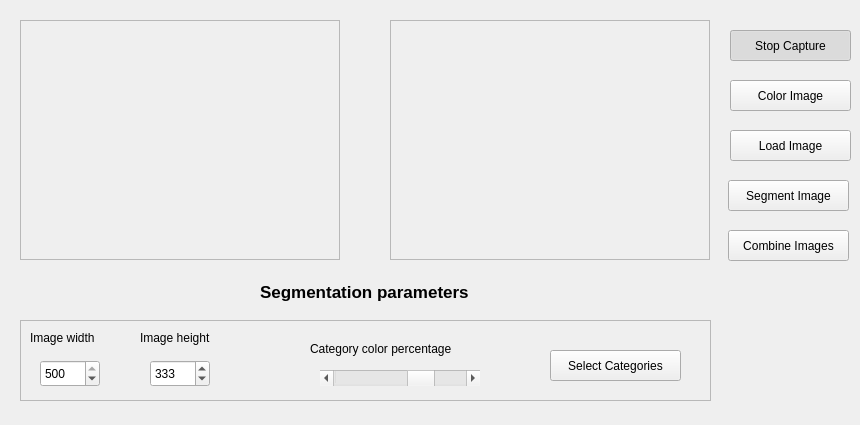
<?xml version="1.0" encoding="UTF-8"?>
<ui version="4.0">
 <class>MainWindow</class>
 <widget class="QWidget" name="MainWindow">
  <property name="geometry">
   <rect>
    <x>0</x>
    <y>0</y>
    <width>860</width>
    <height>425</height>
   </rect>
  </property>
  <property name="windowTitle">
   <string>Proyecto de Visión Artificial</string>
  </property>
  <widget class="QFrame" name="imageFrameS">
   <property name="geometry">
    <rect>
     <x>20</x>
     <y>20</y>
     <width>320</width>
     <height>240</height>
    </rect>
   </property>
   <property name="frameShape">
    <enum>QFrame::StyledPanel</enum>
   </property>
   <property name="frameShadow">
    <enum>QFrame::Raised</enum>
   </property>
  </widget>
  <widget class="QFrame" name="imageFrameD">
   <property name="geometry">
    <rect>
     <x>390</x>
     <y>20</y>
     <width>320</width>
     <height>240</height>
    </rect>
   </property>
   <property name="frameShape">
    <enum>QFrame::StyledPanel</enum>
   </property>
   <property name="frameShadow">
    <enum>QFrame::Raised</enum>
   </property>
  </widget>
  <widget class="QPushButton" name="captureButton">
   <property name="geometry">
    <rect>
     <x>730</x>
     <y>30</y>
     <width>121</width>
     <height>31</height>
    </rect>
   </property>
   <property name="text">
    <string>Stop Capture</string>
   </property>
   <property name="checkable">
    <bool>true</bool>
   </property>
   <property name="checked">
    <bool>true</bool>
   </property>
  </widget>
  <widget class="QPushButton" name="colorButton">
   <property name="geometry">
    <rect>
     <x>730</x>
     <y>80</y>
     <width>121</width>
     <height>31</height>
    </rect>
   </property>
   <property name="text">
    <string>Color Image</string>
   </property>
   <property name="checkable">
    <bool>true</bool>
   </property>
   <property name="checked">
    <bool>false</bool>
   </property>
  </widget>
  <widget class="QPushButton" name="loadButton">
   <property name="geometry">
    <rect>
     <x>730</x>
     <y>130</y>
     <width>121</width>
     <height>31</height>
    </rect>
   </property>
   <property name="text">
    <string>Load Image</string>
   </property>
   <property name="checkable">
    <bool>false</bool>
   </property>
   <property name="checked">
    <bool>false</bool>
   </property>
  </widget>
  <widget class="QFrame" name="processingFrame">
   <property name="geometry">
    <rect>
     <x>20</x>
     <y>320</y>
     <width>691</width>
     <height>81</height>
    </rect>
   </property>
   <property name="frameShape">
    <enum>QFrame::StyledPanel</enum>
   </property>
   <property name="frameShadow">
    <enum>QFrame::Raised</enum>
   </property>
   <widget class="QLabel" name="gaussianLabel">
    <property name="geometry">
     <rect>
      <x>10</x>
      <y>10</y>
      <width>91</width>
      <height>17</height>
     </rect>
    </property>
    <property name="text">
     <string>&lt;html&gt;&lt;head/&gt;&lt;body&gt;&lt;p&gt;Image width&lt;/p&gt;&lt;/body&gt;&lt;/html&gt;</string>
    </property>
   </widget>
   <widget class="QSpinBox" name="ImageHeightBox">
    <property name="geometry">
     <rect>
      <x>130</x>
      <y>40</y>
      <width>60</width>
      <height>27</height>
     </rect>
    </property>
    <property name="maximum">
     <number>500</number>
    </property>
    <property name="value">
     <number>333</number>
    </property>
   </widget>
   <widget class="QLabel" name="gaussianLabel_2">
    <property name="geometry">
     <rect>
      <x>120</x>
      <y>10</y>
      <width>91</width>
      <height>17</height>
     </rect>
    </property>
    <property name="text">
     <string>&lt;html&gt;&lt;head/&gt;&lt;body&gt;&lt;p&gt;Image height&lt;/p&gt;&lt;/body&gt;&lt;/html&gt;</string>
    </property>
   </widget>
   <widget class="QSpinBox" name="imageWidthBox">
    <property name="geometry">
     <rect>
      <x>20</x>
      <y>40</y>
      <width>60</width>
      <height>27</height>
     </rect>
    </property>
    <property name="minimum">
     <number>0</number>
    </property>
    <property name="maximum">
     <number>500</number>
    </property>
    <property name="singleStep">
     <number>2</number>
    </property>
    <property name="value">
     <number>500</number>
    </property>
   </widget>
   <widget class="QPushButton" name="pushButton_3">
    <property name="geometry">
     <rect>
      <x>530</x>
      <y>30</y>
      <width>131</width>
      <height>31</height>
     </rect>
    </property>
    <property name="text">
     <string>Select Categories</string>
    </property>
   </widget>
   <widget class="QScrollBar" name="horizontalScrollBar">
    <property name="geometry">
     <rect>
      <x>300</x>
      <y>50</y>
      <width>160</width>
      <height>16</height>
     </rect>
    </property>
    <property name="maximum">
     <number>100</number>
    </property>
    <property name="value">
     <number>70</number>
    </property>
    <property name="orientation">
     <enum>Qt::Horizontal</enum>
    </property>
   </widget>
   <widget class="QLabel" name="label_2">
    <property name="geometry">
     <rect>
      <x>290</x>
      <y>20</y>
      <width>191</width>
      <height>17</height>
     </rect>
    </property>
    <property name="text">
     <string>Category color percentage</string>
    </property>
   </widget>
  </widget>
  <widget class="QLabel" name="label">
   <property name="geometry">
    <rect>
     <x>260</x>
     <y>270</y>
     <width>221</width>
     <height>31</height>
    </rect>
   </property>
   <property name="autoFillBackground">
    <bool>true</bool>
   </property>
   <property name="text">
    <string>&lt;!DOCTYPE HTML PUBLIC &quot;-//W3C//DTD HTML 4.0//EN&quot; &quot;http://www.w3.org/TR/REC-html40/strict.dtd&quot;&gt;
&lt;html&gt;&lt;head&gt;&lt;meta name=&quot;qrichtext&quot; content=&quot;1&quot; /&gt;&lt;style type=&quot;text/css&quot;&gt;
p, li { white-space: pre-wrap; }
&lt;/style&gt;&lt;/head&gt;&lt;body style=&quot; font-family:'Ubuntu'; font-size:11pt; font-weight:400; font-style:normal;&quot;&gt;
&lt;p style=&quot; margin-top:12px; margin-bottom:12px; margin-left:0px; margin-right:0px; -qt-block-indent:0; text-indent:0px;&quot;&gt;&lt;span style=&quot; font-size:20pt; font-weight:600; vertical-align:sub;&quot;&gt;Segmentation parameters&lt;/span&gt;&lt;/p&gt;&lt;/body&gt;&lt;/html&gt;</string>
   </property>
   <property name="textFormat">
    <enum>Qt::RichText</enum>
   </property>
  </widget>
  <widget class="QPushButton" name="segmentImageButton">
   <property name="geometry">
    <rect>
     <x>728</x>
     <y>180</y>
     <width>121</width>
     <height>31</height>
    </rect>
   </property>
   <property name="text">
    <string>Segment Image</string>
   </property>
  </widget>
  <widget class="QPushButton" name="combineImagesButton">
   <property name="geometry">
    <rect>
     <x>728</x>
     <y>230</y>
     <width>121</width>
     <height>31</height>
    </rect>
   </property>
   <property name="text">
    <string>Combine Images</string>
   </property>
  </widget>
 </widget>
 <tabstops>
  <tabstop>captureButton</tabstop>
  <tabstop>colorButton</tabstop>
  <tabstop>loadButton</tabstop>
  <tabstop>imageWidthBox</tabstop>
  <tabstop>ImageHeightBox</tabstop>
 </tabstops>
 <resources/>
 <connections/>
</ui>
